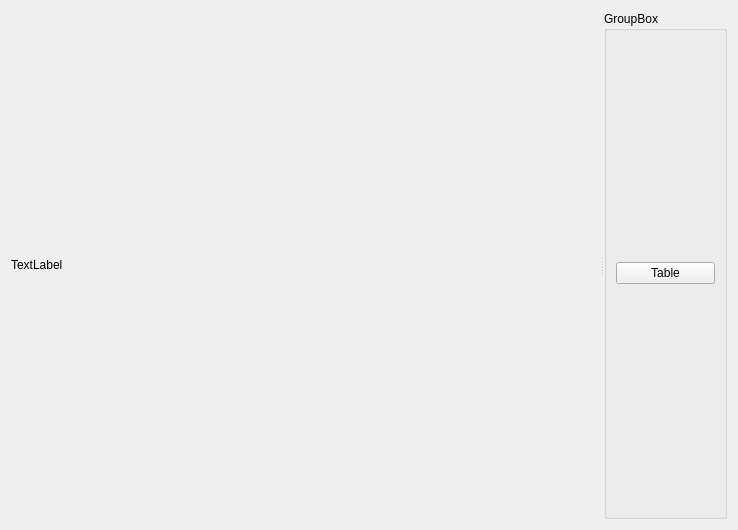
<?xml version="1.0" encoding="UTF-8"?>
<ui version="4.0">
 <class>guiDlg</class>
 <widget class="QWidget" name="guiDlg">
  <property name="geometry">
   <rect>
    <x>0</x>
    <y>0</y>
    <width>738</width>
    <height>530</height>
   </rect>
  </property>
  <property name="windowTitle">
   <string>VisualRoutines</string>
  </property>
  <layout class="QVBoxLayout" name="verticalLayout">
   <item>
    <widget class="QSplitter" name="splitter">
     <property name="orientation">
      <enum>Qt::Horizontal</enum>
     </property>
     <widget class="QLabel" name="label">
      <property name="sizePolicy">
       <sizepolicy hsizetype="Expanding" vsizetype="Expanding">
        <horstretch>0</horstretch>
        <verstretch>0</verstretch>
       </sizepolicy>
      </property>
      <property name="minimumSize">
       <size>
        <width>500</width>
        <height>0</height>
       </size>
      </property>
      <property name="text">
       <string>TextLabel</string>
      </property>
     </widget>
     <widget class="QGroupBox" name="groupBox">
      <property name="sizePolicy">
       <sizepolicy hsizetype="Minimum" vsizetype="Preferred">
        <horstretch>0</horstretch>
        <verstretch>0</verstretch>
       </sizepolicy>
      </property>
      <property name="title">
       <string>GroupBox</string>
      </property>
      <layout class="QVBoxLayout" name="verticalLayout_2">
       <item>
        <widget class="QPushButton" name="tableButton">
         <property name="text">
          <string>Table</string>
         </property>
        </widget>
       </item>
      </layout>
     </widget>
    </widget>
   </item>
  </layout>
 </widget>
 <resources/>
 <connections/>
</ui>
